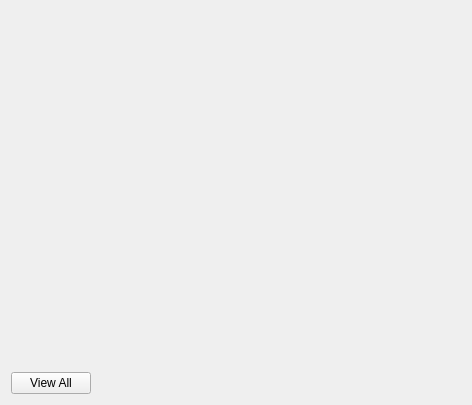
<ui version="4.0" >
 <class>Form</class>
 <widget class="QWidget" name="Form" >
  <property name="geometry" >
   <rect>
    <x>0</x>
    <y>0</y>
    <width>472</width>
    <height>405</height>
   </rect>
  </property>
  <property name="focusPolicy" >
   <enum>Qt::StrongFocus</enum>
  </property>
  <property name="acceptDrops" >
   <bool>true</bool>
  </property>
  <property name="windowTitle" >
   <string>Form</string>
  </property>
  <layout class="QGridLayout" >
   <item row="0" column="0" colspan="2" >
    <widget class="SIM::Coin3D::Quarter::QuarterWidget" name="QuarterWidget" >
     <property name="toolTip" >
      <string>QuarterWidget</string>
     </property>
     <property name="whatsThis" >
      <string>The QuarterWidget displays Open Inventor scene graphs.</string>
     </property>
    </widget>
   </item>
   <item row="2" column="0" >
    <widget class="QPushButton" name="pushButton" >
     <property name="text" >
      <string>View All</string>
     </property>
    </widget>
   </item>
   <item row="2" column="1" >
    <spacer>
     <property name="orientation" >
      <enum>Qt::Horizontal</enum>
     </property>
     <property name="sizeHint" >
      <size>
       <width>291</width>
       <height>20</height>
      </size>
     </property>
    </spacer>
   </item>
  </layout>
  <action name="actionViewAll" >
   <property name="text" >
    <string>ViewAll</string>
   </property>
  </action>
 </widget>
 <customwidgets>
  <customwidget>
   <class>SIM::Coin3D::Quarter::QuarterWidget</class>
   <extends>QWidget</extends>
   <header>QuarterWidget.h</header>
  </customwidget>
 </customwidgets>
 <resources/>
 <connections/>
</ui>
